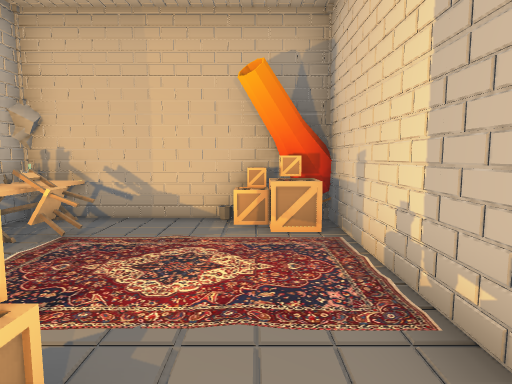
[1] (above)

12 first-person views from a walk through a Unity game level. The camera is 1.2 m above the floor, tilts 6° down and sees 75° across. The floor is counted in squares, 1 m on a side. Each view is taken from the middle of a square. On the plan, view 1 faces up. The plan holds only what a view shows up to about 14 squares ahead; the rest is blank. The place goes on beyond the plan. The player character is not drawn. Some animated figures are not drawn.

[2]
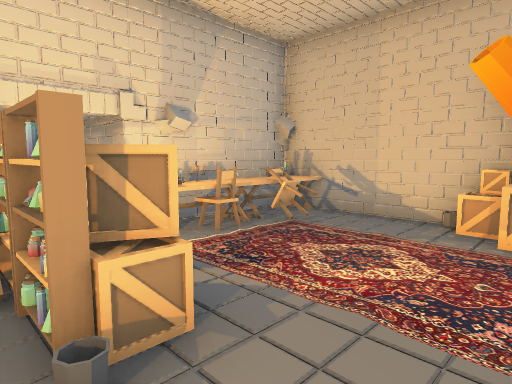

[3]
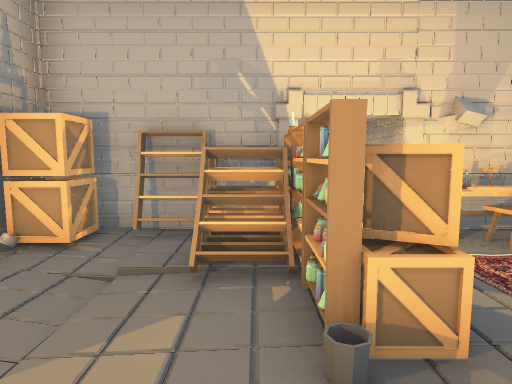

[4]
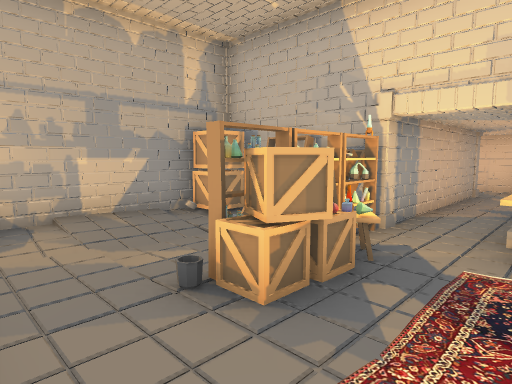

[5]
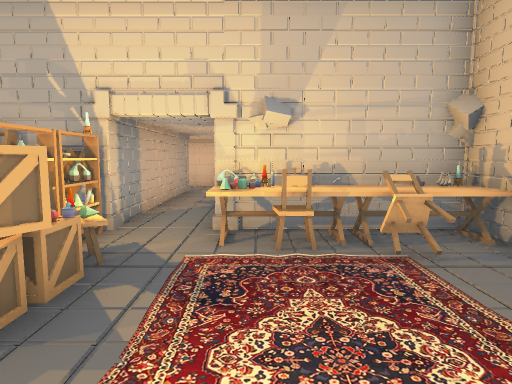

[6]
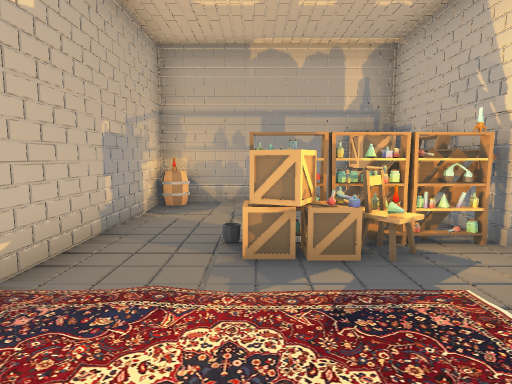

[7]
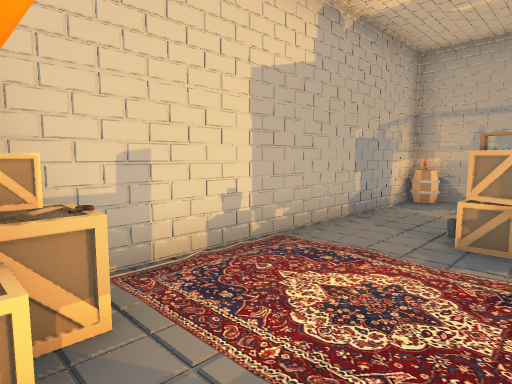

[8]
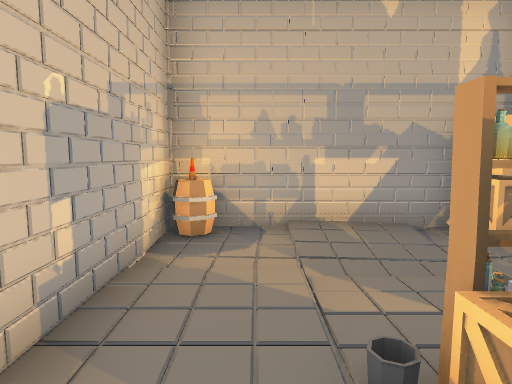

[9]
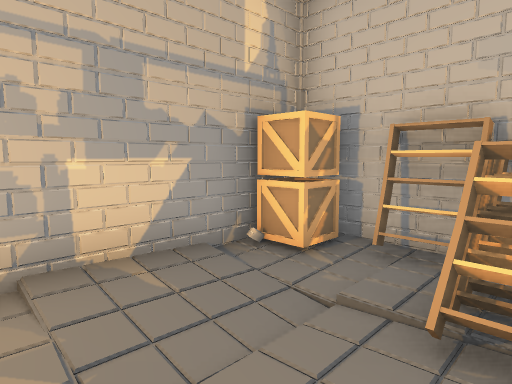

[10]
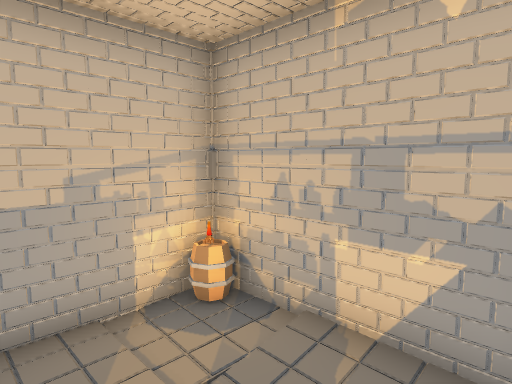

[11]
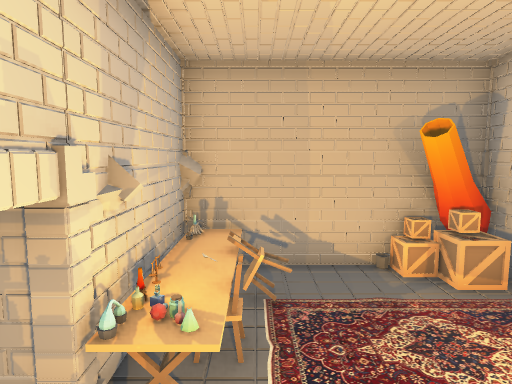

[12]
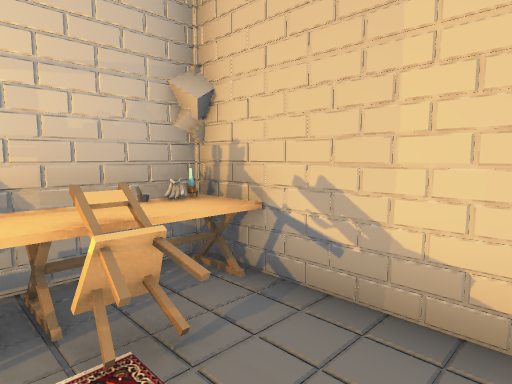

### Floor plan
Key: @ floor where view 1 was taken; # wall or solid block; . floor; / step, stairs or slope; O other object.
Columns run from 6 left of view 1 to 2 right of it. Each row starts with its distance up from view 1.
  9  O
  8  O
  7 OOO####OO
  6 OOOO..OOO
  5  #OO...O#
  4  #OO . .#
  3  OOO   .#
  2 ##O.O...#
  1 ##O/OO..#
  0  ##/O.@.#
 -1  #OO....#
 -2  #O....##
 -3  #OO##OO#
 -4    ######

Where each view was taken, in squares from view 1:
view 1: 0 up, 0 right, facing up
view 2: 0 up, 1 right, facing up-left
view 3: 0 up, 1 right, facing left
view 4: 3 up, 1 right, facing down-left
view 5: 3 up, 1 right, facing left
view 6: 5 up, 1 left, facing down
view 7: 6 up, 2 left, facing down-right
view 8: 2 up, 0 right, facing down
view 9: 0 up, 0 right, facing down-left
view 10: 0 up, 3 left, facing down-right
view 11: 0 up, 3 left, facing up
view 12: 4 up, 1 left, facing up-left
